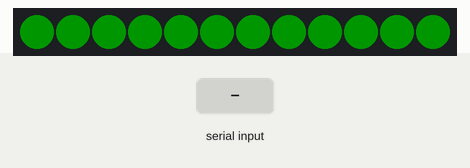
This sketch was run on a simulated Arduino Uno, built with avr-gcc and run on an emulated ATmega328P. On the bench: 12 RGB LEDs in strip order, left to right. Inputs (shaded band) come from the test bench. Dim RGB values are drawn brighter than linear; the strip is taken to match the declared colour order.

Above: at 1.2 s.
1.3 s: "G" received over Serial
At 1.6 s:
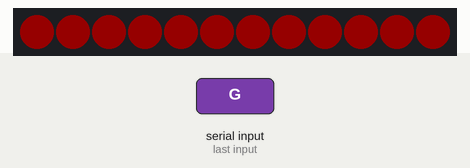
2.8 s: "B" received over Serial
At 3.9 s:
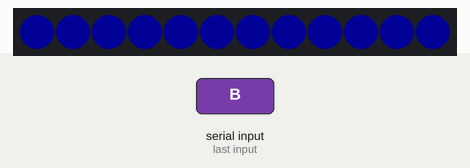
4.3 s: "R" received over Serial
At 5.1 s:
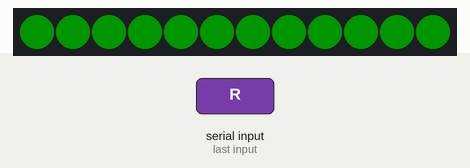
Timing chart, 0 to 7.3 s (numbered marks = the images above; inputs shaded):
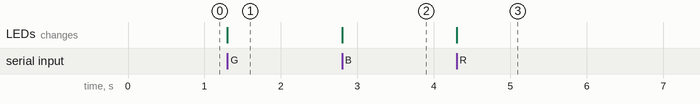

Measured:
- after the input at 1.3 s, the LEDs: change at once (image 1)
- after the input at 2.8 s, the LEDs: change at once (image 2)
- after the input at 4.3 s, the LEDs: change at once (image 3)

The sketch:

read_write_serial.ino
```cpp
#include <Adafruit_NeoPixel.h>

#define DATA_PIN          6
#define NUMBER_OF_PIXELS  12

uint8_t R = 0;
uint8_t G = 0;
uint8_t B = 0;
char current;


Adafruit_NeoPixel pixels = Adafruit_NeoPixel(NUMBER_OF_PIXELS, DATA_PIN,
  NEO_RGB+NEO_KHZ800);

void RGB(uint8_t hue, uint8_t* R, uint8_t* G, uint8_t* B){

  uint8_t r,g,b;

  if(hue < 43){
    // to yellow
    r = 255;
    g = 6*hue;
    b = 0;
  }
  else if(hue < 86) {
    // to green
    g = 255;
    r = (255 - 6*(hue-43));
    b = 0;
  }
  else if(hue < 129) {
    // to blue green
    g = 255;
    b = 6*(hue-86);
    r = 0;
  }
  else if(hue < 171) {
    // to blue
    b = 255;
    g = (255 - 6*(hue-129));
    r = 0;
  }
  else if(hue < 213){
    // to purple
    b = 255;
    r = 6*(hue - 171);
    g = 0;
  }
  else if(hue < 255){
    // to red
    r = 255;
    b = (255 - 6*(hue-213));
    g = 0;
  }

  *R = r;
  *G = g;
  *B = b;
}


void setup() {
  // put your setup code here, to run once:
  pinMode(2, INPUT_PULLUP);
  Serial.begin(115200);
  pixels.begin();

  // set to red on reset
  RGB(0, &R ,&G, &B);
  for(int p = 0; p<NUMBER_OF_PIXELS; p++)
    pixels.setPixelColor(p, G/12, R/12, B/12);
  pixels.show();

}

void loop() {
  // put your main code here, to run repeatedly:

  if (Serial.available()) {

    current = Serial.read();

    if(current == 'R'){
      RGB(0, &R ,&G, &B);
      for(int p = 0; p<NUMBER_OF_PIXELS; p++)
        pixels.setPixelColor(p, G/12, R/12, B/12);
    } else if(current == 'G'){
      RGB(255/3, &R ,&G, &B);
      for(int p = 0; p<NUMBER_OF_PIXELS; p++)
        pixels.setPixelColor(p, G/12, R/12, B/12);
    } else if(current == 'B'){
      RGB(2*255/3, &R ,&G, &B);
      for(int p = 0; p<NUMBER_OF_PIXELS; p++)
        pixels.setPixelColor(p, G/12, R/12, B/12);
    } else{

    }

    pixels.show();

  }

}
```
